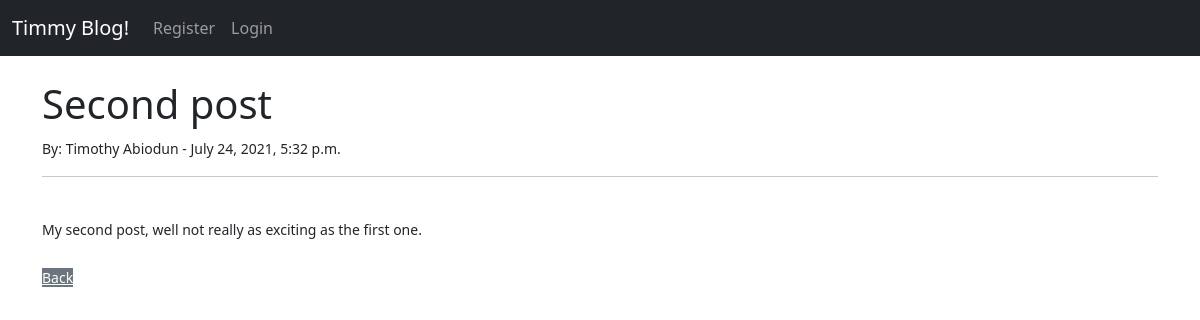
The app's page /article/2 with its own data.
### timmyBlog/models.py (models this page shows, shortened)
class Post(models.Model):
    title = models.CharField(max_length=255)
    title_tag = models.CharField(max_length=255)
    author = models.ForeignKey(User, on_delete=models.CASCADE)
    body = models.TextField()
    post_date = models.DateField(auto_now_add=True)
    post_time = models.TimeField(auto_now_add=True)

### timmyBlog/views.py (the view)
# urls.py: path('article/<int:pk>', ArticleDetailPage.as_view(), name="article-detail"),
class ArticleDetailPage(DetailView):
    model = Post
    template_name = 'article_details.html'

### timmyBlog/templates/article_details.html (shortened to what this page needs)
{% extends 'base.html' %}
{% block content %}
<h1>{{ post.title }}</h1>
<small>By: {{ post.author.first_name }}
    {{ post.author.last_name}} -
    {{ post.post_date }}, {{ post.post_time }}
    <br>
<hr>
<br>
{{ post.body }}
<br/><br/>
<a href="{% url 'home' %}" class="class=btn btn-secondary">Back</a>
{% endblock %}

### records on screen
Post: title "Second post", author.first_name "Timothy", author.last_name "Abiodun", post_date "July 24, 2021", post_time "5:32 p.m.", body "My second post, well not really as exciting as the first one."
